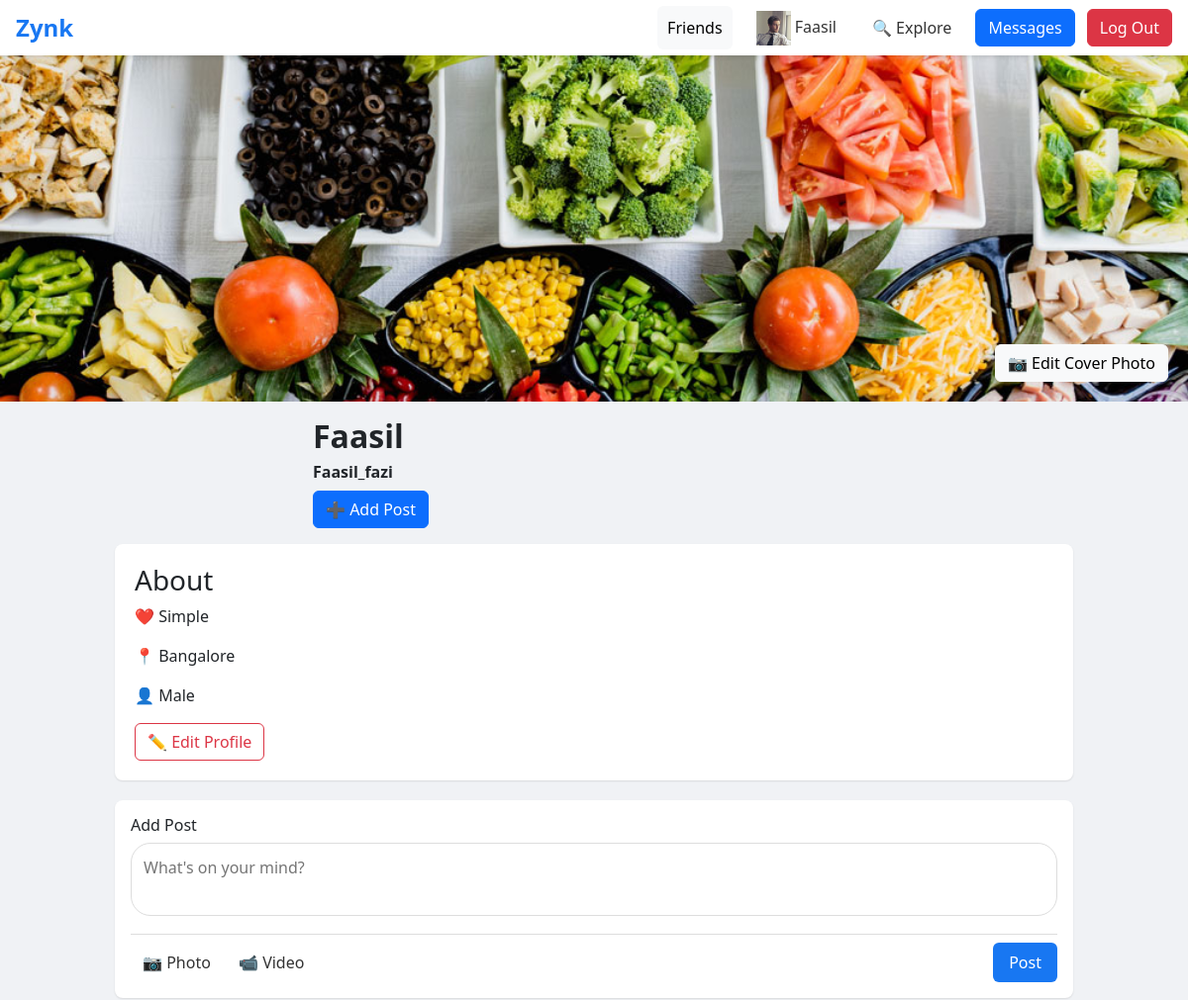
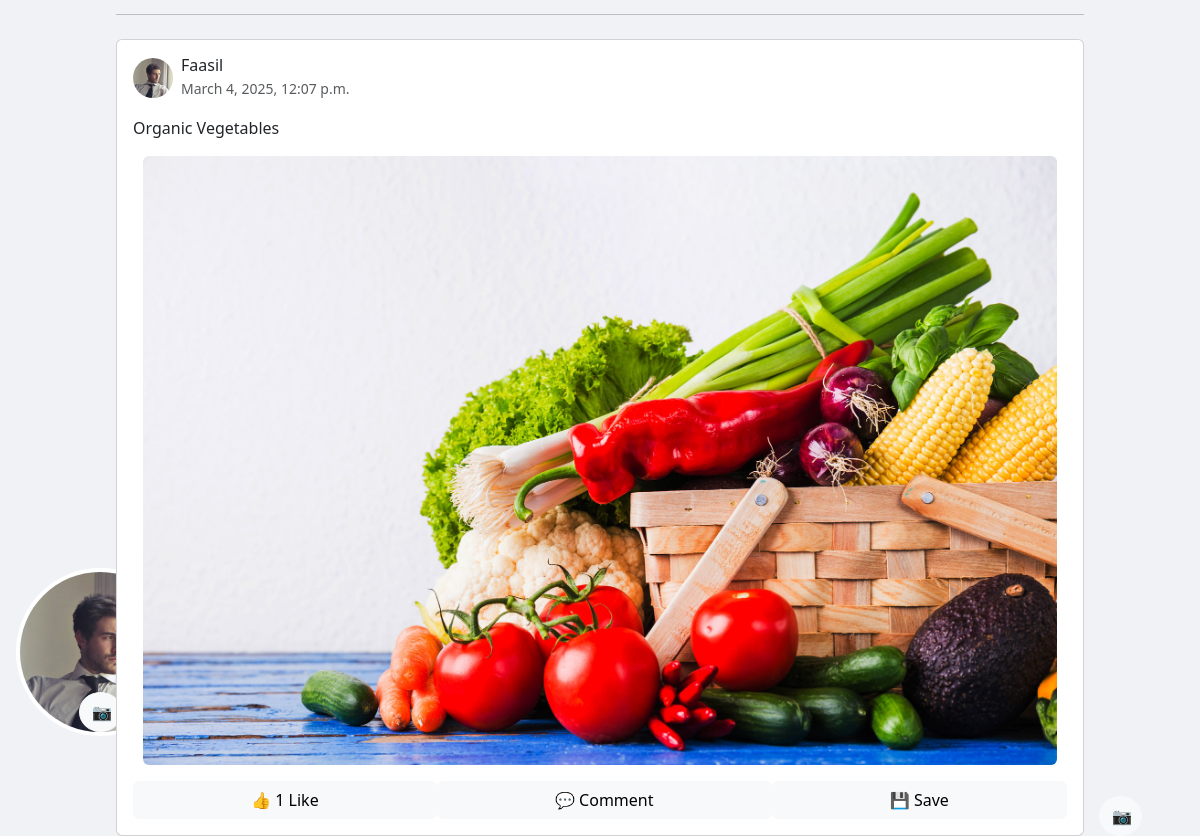
/profile_page/ (signed in), run on the app's committed database (2 pictures, top to bottom).
### Web_Side/models.py (models this page shows, shortened)
class RegisterDB(models.Model):
    username = models.CharField(max_length=150, unique=True,null=False,blank=False)
    email = models.EmailField(unique=True)
    password = models.CharField(max_length=255)  # Store hashed passwords using make_password
    full_name = models.CharField(max_length=255, blank=True, null=True)
    phone = models.CharField(max_length=15, blank=True, null=True)
    date_joined = models.DateTimeField(auto_now_add=True)
    is_active = models.BooleanField(default=True)
    profile_image = models.ImageField(upload_to='profile_images/', blank=True, null=True)  # Add this
    cover_photo = models.ImageField(upload_to='cover_photos/', blank=True, null=True)
    warning_count = models.IntegerField(default=0)# Add this

class UserProfile(models.Model):
    user = models.OneToOneField('RegisterDB', on_delete=models.CASCADE)  # Assuming custom user model
    bio = models.TextField(blank=True, null=True)
    place = models.CharField(max_length=255, blank=True, null=True)
    gender = models.CharField(max_length=10, choices=[('Male', 'Male'), ('Female', 'Female'), ('Other', 'Other')], blank=True, null=True)

class Post(models.Model):
    user = models.ForeignKey(RegisterDB, on_delete=models.CASCADE)
    caption = models.TextField()
    image = models.ImageField(upload_to='post_images/', blank=True, null=True)
    video = models.FileField(upload_to='post_videos/', blank=True, null=True)
    created_at = models.DateTimeField(auto_now_add=True)

### Web_Side/views.py (the view, shortened to what this page needs)
# urls.py: path('profile_page/', views.profile_page, name="profile_page"),
def profile_page(request):
    if 'Username' not in request.session:
        return redirect('user_login_page')  # Redirect to login if not logged in
    username = request.session.get('Username')
    user = RegisterDB.objects.filter(username=username).first()
    if not user:
        messages.error(request, "User not found.")
        return redirect('user_login_page')
    user_profile, created = UserProfile.objects.get_or_create(user=user)
    posts = Post.objects.filter(user=user).order_by('-created_at')
    friends = RegisterDB.objects.exclude(id=user.id).exclude(username=None).exclude(username="")
    return render(request, "Profile_Page.html", {
        'user': user,
        'user_profile': user_profile,
        'posts': posts,
        'friends': friends,  # Passing the users list to template
    })

### Web_Side/templates/Profile_Page.html (shortened to what this page needs)
<!DOCTYPE html>
{% load static %}
<html lang="en" xmlns="http://www.w3.org/1999/html">
<head>
    <link href="https://cdn.jsdelivr.net/npm/bootstrap@5.3.3/dist/css/bootstrap.min.css" rel="stylesheet">
    <link href="{% static 'reg/css/profile.css' %}" type="text/css" rel="stylesheet">
</head>
<body>
    <nav class="navbar">
    <div class="navbar-brand">Zynk</div>
    <div class="navbar-actions">
        <div class="dropdown">
            <button class="btn btn-light dropdown-btn">Friends</button>
        </div>
        <button class="nav-button">
            <img id="profile-photo" style="width:35px;height:35px;"
                 src="{% if user.profile_image %}{{ user.profile_image.url }}{% else %}{% static 'reg/images/Avatar.png' %}{% endif %}"
                 alt="Profile Avatar">
            {{ user.full_name }}
        </button>
        <div class="dropdown">
            <button class="nav-button dropdown-btn">🔍 Explore</button>
        </div>
        <a href="{% url 'chat' request.session.Username %}" class="btn btn-primary">Messages</a>
        <a href="{% url 'logout' %}" class="btn btn-danger">Log Out</a>
    </div>
</nav>
    <main class="main-content">
       <div class="cover-photo">
    <div class="cover-photo">
    {% if user.cover_photo %}
        <img id="cover-photo" src="{{ user.cover_photo.url }}" alt="Cover Photo">
    {% else %}
        <img id="cover-photo" src="{% static 'images/default-cover.jpg' %}" alt="Default Cover Photo">
    {% endif %}
</div>
    <form id="cover-form" enctype="multipart/form-data">
        <button type="button" class="btn btn-light position-absolute" style="bottom: 20px; right: 20px;" onclick="document.getElementById('cover-upload').click();">📷 Edit Cover Photo</button>
    </form>
</div>
<div class="profile-picture">
    <img id="profile-photo"
     src="{% if user.profile_image %}{{ user.profile_image.url }}{% else %}{% static 'images/default-avatar.jpg' %}{% endif %}"
     alt="Profile Avatar">
    <form id="profile-form" enctype="multipart/form-data">
        <button type="button" class="btn btn-light position-absolute" style="bottom: 0px; right: 58px; border-radius: 50%; width: 43px; height: 40px;" onclick="document.getElementById('profile-upload').click();">📷</button>
    </form>
</div>
    <form id="profile-form" enctype="multipart/form-data">
        <button type="button" class="btn btn-light position-absolute" style="bottom: 0px; right: 58px; border-radius: 50%; width: 43px; height: 40px;" onclick="document.getElementById('profile-upload').click();">📷</button>
    </form>
        <div class="profile-section">
            <div class="profile-info">
    <h3 class="profile-name">{{ user.full_name }}</h3>
    <h6 style="font-weight:bold;">{{ user.username }}</h6>
    <button onclick="scrollToSection('add-post-section')" class="btn btn-primary">➕ Add Post</button>
</div>
<div class="profile-details">
    <h3>About</h3>
    <p>❤️ {{ user_profile.bio|default:"No bio added yet." }}</p>
    <p>📍 {{ user_profile.place|default:"Location not set." }}</p>
    <p>👤 {{ user_profile.gender|default:"Not specified." }}</p>
    <button onclick="openPopup()" class="btn btn-outline-danger">✏️ Edit Profile</button>
</div>
<div id="add-post-section">
    <form method="post" enctype="multipart/form-data" action="{% url 'create_post' %}">
        <div class="post-field">
            <h6>Add Post</h6>
            <textarea class="post-input" name="caption" placeholder="What's on your mind?"></textarea>
            <div class="post-actions">
                <div>
                    <button type="button" class="nav-button" onclick="document.getElementById('image-upload').click()">📷 Photo</button>
                    <button type="button" class="nav-button" onclick="document.getElementById('video-upload').click()">📹 Video</button>
                </div>
                <button type="submit" class="post-button">Post</button>
            </div>
        </div>
    </form>
</div>
<hr>
{% for post in posts %}
<div class="card mt-4">
    <div class="card-body">
        <div class="d-flex align-items-center mb-3">
            <img src="{% if post.user.profile_image %}{{ post.user.profile_image.url }}{% else %}{% static 'images/default-profile.jpg' %}{% endif %}" class="rounded-circle me-2" width="40" height="40">
            <div>
                <h6 class="mb-0">{{ post.user.full_name }}</h6>
                <small class="text-muted">{{ post.created_at }}</small>
            </div>
        </div>
        <div class="mb-3">{{ post.caption }}</div>
        {% if post.image %}
            <img src="{{ post.image.url }}" class="img-fluid rounded mb-3 post-media">
        {% endif %}
        <div class="d-flex justify-content-between">
            <button class="btn btn-light flex-grow-1" onclick="likePost({{ post.id }})">👍
                <span id="like-count-{{ post.id }}">{{ post.like_set.count }}</span> Like
            </button>
            <button class="btn btn-light flex-grow-1" onclick="toggleCommentBox({{ post.id }})">💬 Comment</button>
            {% if post.image %}
                <button class="btn btn-light flex-grow-1" onclick="downloadPost('{{ post.image.url }}')">💾 Save</button>
            {% endif %}
        </div>
    </div>
</div>
{% endfor %}
        </div>
    </main>
</body>
</html>

### Web_Side/static/reg/css/profile.css (style rules this page uses)
* { margin: 0; padding: 0; box-sizing: border-box; font-family: system-ui, -apple-system, BlinkMacSystemFont, 'Segoe UI', Roboto, sans-serif; }
.navbar { display: flex; justify-content: space-between; align-items: center; background-color: white; padding: 10px 20px; height:70px; }
.navbar-actions { display: flex; align-items: center; }
.nav-button { background: none; border: none; color: #333; padding: 10px; cursor: pointer; font-size: 16px; }
.dropdown { position: relative; display: inline-block; }
.dropdown-btn { background-color: #f8f9fa; border: none; padding: 10px; cursor: pointer; }
body { background-color: #f0f2f5; }
.navbar { position: fixed; top: 0; left: 0; right: 0; height: 56px; background-color: white; box-shadow: 0 2px 4px rgba(0,0,0,0.1); display: flex; align-items: center; justify-content: space-between; padding: 0 16px; z-index: 1000; }
.navbar-brand { font-size: 24px; font-weight: bold; color: #1877f2; }
.navbar-actions { display: flex; gap: 12px; }
.nav-button { padding: 8px 12px; border: none; background: none; cursor: pointer; border-radius: 8px; }
.main-content { margin-top: 56px; }
.cover-photo { position: relative; width: 100%; height: 350px; background-color: #f0f2f5; overflow: hidden; }
.cover-photo img { width: 100%; height: 100%; object-fit: cover; }
.profile-section { position: relative; max-width: 1000px; margin: 0 auto; padding: 0 16px; }
.profile-picture { position: absolute; bottom: 100px; left: 16px; width: 168px; height: 168px; border-radius: 50%; border: 4px solid white; background-color: #f0f2f5; overflow: hidden; }
.profile-picture img { width: 100%; height: 100%; object-fit: cover; }
.profile-info { margin-left: 200px; padding: 16px 0; }
.profile-name { font-size: 32px; font-weight: bold; margin-bottom: 8px; }
.profile-details { margin-top: 0px; padding: 20px; background: white; border-radius: 8px; box-shadow: 0 1px 2px rgba(0,0,0,0.1); }
.post-field { margin-top: 20px; padding: 16px; background: white; border-radius: 8px; box-shadow: 0 1px 2px rgba(0,0,0,0.1); }
.post-input { width: 100%; padding: 12px; border: 1px solid #ddd; border-radius: 20px; resize: none; margin-bottom: 12px; }
.post-actions { display: flex; justify-content: space-between; padding-top: 8px; border-top: 1px solid #ddd; }
.post-button { padding: 8px 16px; border: none; border-radius: 6px; background-color: #1877f2; color: white; cursor: pointer; }
.post-media { width: 100%; max-width: calc(100% - 20px); display: block; margin: 0 auto; border-radius: 8px }

### data on the page
RegisterDB: profile_image (picture), full_name "Faasil", cover_photo (picture), username "Faasil_fazi"
UserProfile: bio "Simple", place "Bangalore", gender "Male"
Post: user.profile_image (picture), user.full_name "Faasil", created_at "March 4, 2025, 12:07 p.m.", caption "Organic Vegetables", image (picture), like_set.count "1"
